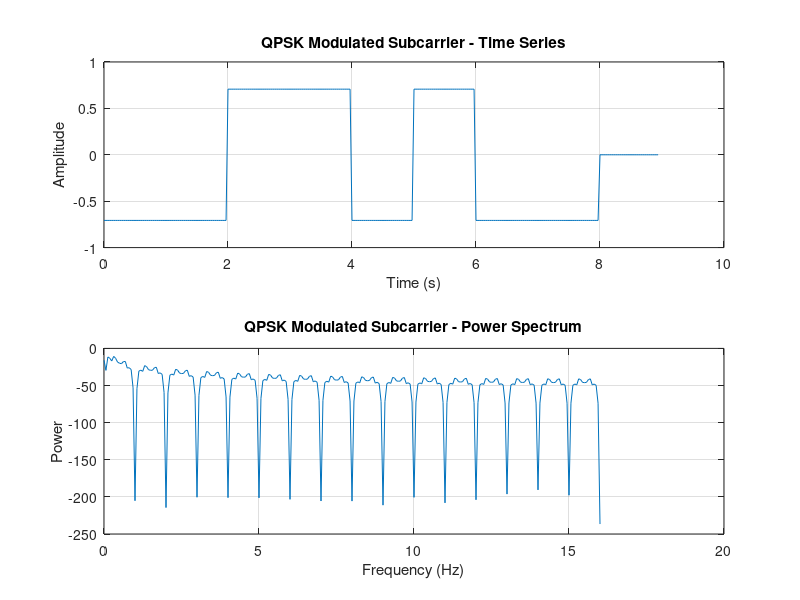

Source code (MATLAB):
% Parameters
num_symbols = 8; % Number of QPSK symbols
samples_per_symbol = 32; % Sampling rate
rolloff = 0; % Rectangular pulse shaping (no roll-off)
symbol_rate = 1; % Symbol rate
fc = 2e6; % Carrier frequency
fs = samples_per_symbol * symbol_rate; % Sampling frequency

% Generate random binary data for QPSK modulation
data = randi([0 1], 1, 2*num_symbols);

% Map binary data to QPSK symbols
qpsk_symbols = 1/sqrt(2) * (2 * data(1:2:end) - 1 + 1i * (2 * data(2:2:end) - 1));

% Upsample symbols to desired sampling rate
upsampled_symbols = upsample(qpsk_symbols, samples_per_symbol);

% Generate rectangular baseband pulses
rect_pulse = ones(1, samples_per_symbol);

% Pulse shaping using convolution
pulse_shaped_waveform = conv(upsampled_symbols, rect_pulse);

% Modulate the pulse-shaped waveform onto the subcarrier
t = (0:length(pulse_shaped_waveform)-1) / fs; % Time vector
subcarrier = real(pulse_shaped_waveform .* exp(1j * 2 * pi * fc * t));

% Plotting
figure(1);

% Time series plot
subplot(2, 1, 1);
plot(t, subcarrier);
title('QPSK Modulated Subcarrier - Time Series');
xlabel('Time (s)');
ylabel('Amplitude');
grid on;

% Power spectrum plot
subplot(2, 1, 2);
NFFT = 2^nextpow2(length(subcarrier)); % Next power of 2 from length of y
Y = fft(subcarrier,NFFT)/length(subcarrier);
f = fs/2*linspace(0,1,NFFT/2+1);
plot(f,10*log10(Y(1:NFFT/2+1).^2));
title('QPSK Modulated Subcarrier - Power Spectrum');
xlabel('Frequency (Hz)');
ylabel('Power');
grid on;

% Adjust plot layout
subplot(2, 1, 1);
